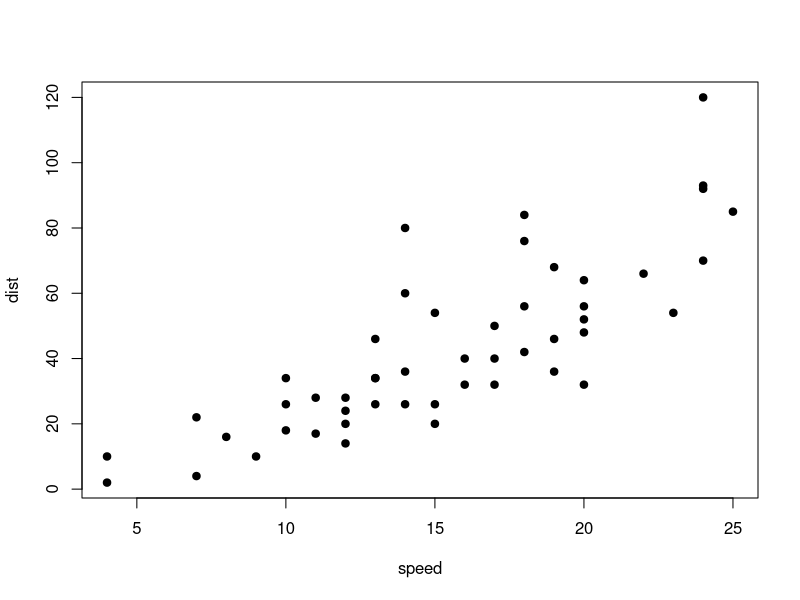
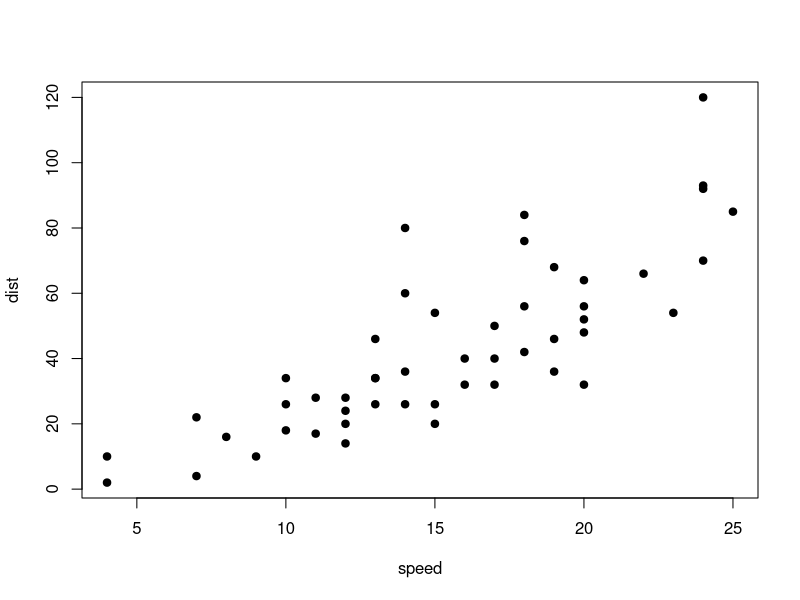
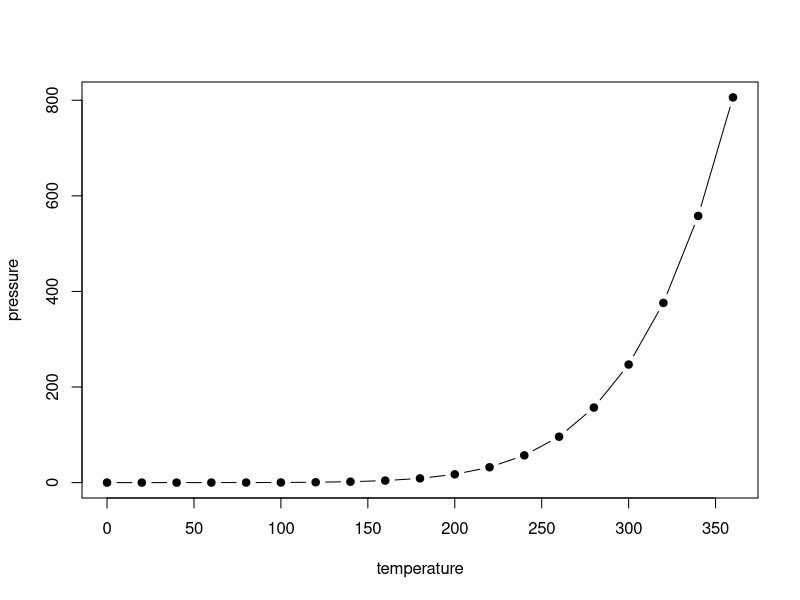
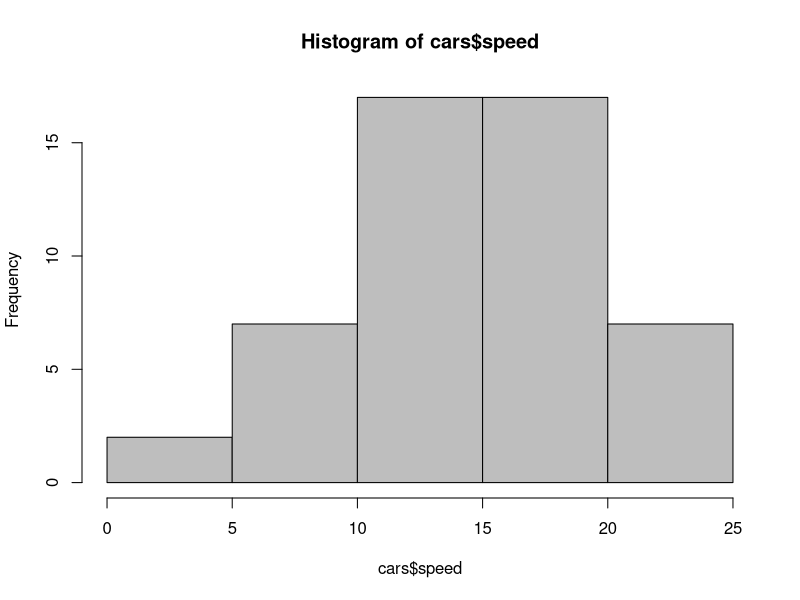
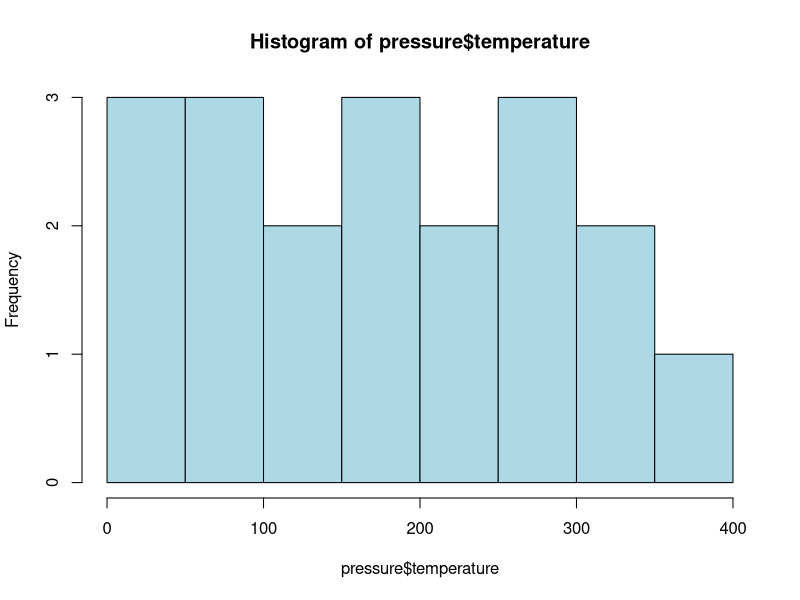
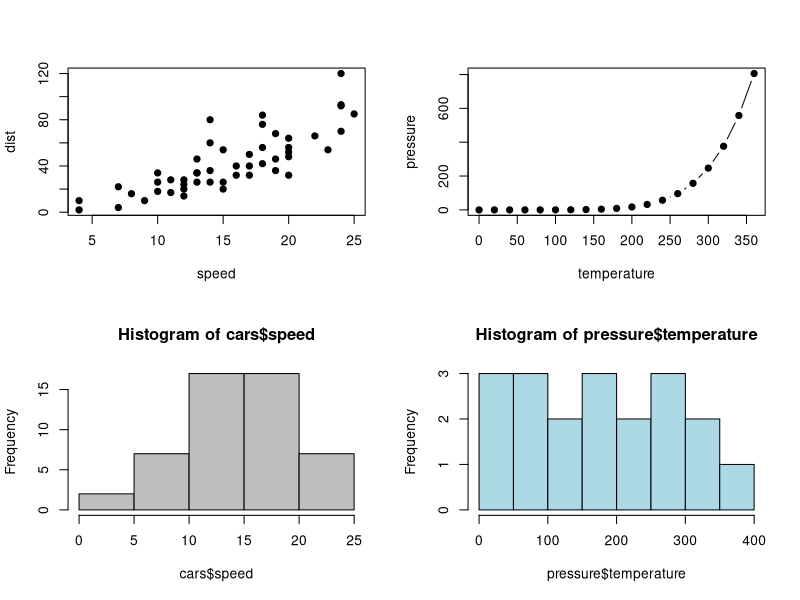

The R source for these figures, in order:
## ---- chunk 1
knitr::opts_chunk$set(
	echo = TRUE,
	message = FALSE,
	warning = FALSE
)
library(knitr) #Includes some helpful functions for markdown 
## ---- chunk 2
summary(cars)
## ---- chunk 3
plot(cars, pch=19)
## ---- chunk 4

plot(cars, pch=19)
plot(pressure, pch=19, type='b')
hist(cars$speed, col="grey")
hist(pressure$temperature, col="lightblue")
## ---- chunk 5

par(mfrow=c(2,2))
plot(cars, pch=19)
plot(pressure, pch=19, type='b')
hist(cars$speed, col="grey")
hist(pressure$temperature, col="lightblue")
## ---- chunk 6
kable(head(pressure), digits=2) 
#digits: controls how many digits to display in the table
## ---- chunk 7
sessionInfo()
